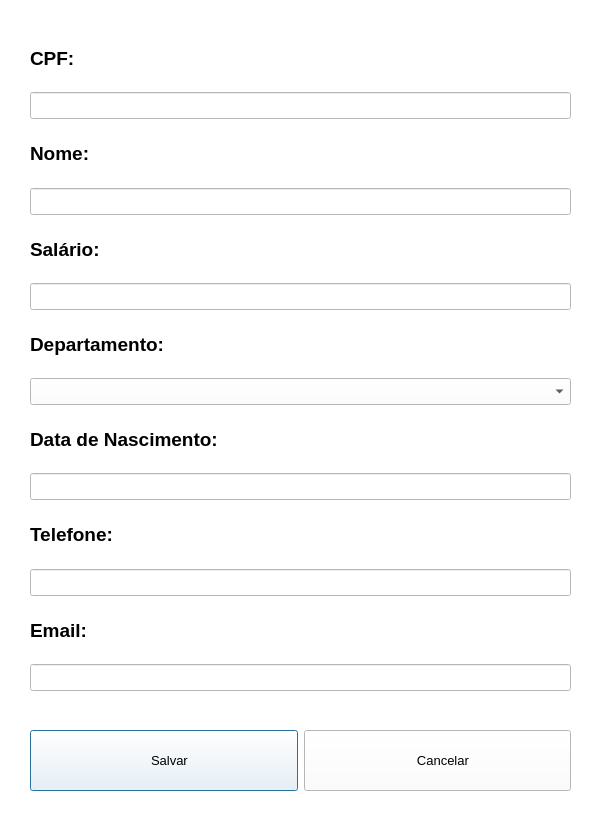
<?xml version="1.0" encoding="UTF-8"?>
<ui version="4.0">
 <class>CadastroFuncionario</class>
 <widget class="QDialog" name="CadastroFuncionario">
  <property name="geometry">
   <rect>
    <x>0</x>
    <y>0</y>
    <width>600</width>
    <height>813</height>
   </rect>
  </property>
  <property name="windowTitle">
   <string>Cadastrar Funcionário</string>
  </property>
  <property name="styleSheet">
   <string notr="true">background-color:rgb(255,255,255);</string>
  </property>
  <widget class="QWidget" name="">
   <property name="geometry">
    <rect>
     <x>30</x>
     <y>30</y>
     <width>541</width>
     <height>661</height>
    </rect>
   </property>
   <layout class="QVBoxLayout" name="verticalLayout">
    <item>
     <widget class="QLabel" name="label">
      <property name="font">
       <font>
        <pointsize>14</pointsize>
        <weight>75</weight>
        <bold>true</bold>
       </font>
      </property>
      <property name="text">
       <string>CPF:</string>
      </property>
     </widget>
    </item>
    <item>
     <widget class="QLineEdit" name="txtCadastroFuncionario_CPF">
      <property name="font">
       <font>
        <pointsize>12</pointsize>
       </font>
      </property>
     </widget>
    </item>
    <item>
     <widget class="QLabel" name="label_2">
      <property name="font">
       <font>
        <pointsize>14</pointsize>
        <weight>75</weight>
        <bold>true</bold>
       </font>
      </property>
      <property name="text">
       <string>Nome:</string>
      </property>
     </widget>
    </item>
    <item>
     <widget class="QLineEdit" name="txtCadastroFuncionario_Nome">
      <property name="font">
       <font>
        <pointsize>12</pointsize>
       </font>
      </property>
     </widget>
    </item>
    <item>
     <widget class="QLabel" name="label_3">
      <property name="font">
       <font>
        <pointsize>14</pointsize>
        <weight>75</weight>
        <bold>true</bold>
       </font>
      </property>
      <property name="text">
       <string>Salário:</string>
      </property>
     </widget>
    </item>
    <item>
     <widget class="QLineEdit" name="txtCadastroFuncionario_Salario">
      <property name="font">
       <font>
        <pointsize>12</pointsize>
       </font>
      </property>
     </widget>
    </item>
    <item>
     <widget class="QLabel" name="label_4">
      <property name="font">
       <font>
        <pointsize>14</pointsize>
        <weight>75</weight>
        <bold>true</bold>
       </font>
      </property>
      <property name="text">
       <string>Departamento:</string>
      </property>
     </widget>
    </item>
    <item>
     <widget class="QComboBox" name="cmbCadastroFuncionario_Departamento">
      <property name="font">
       <font>
        <pointsize>12</pointsize>
       </font>
      </property>
      <item>
       <property name="text">
        <string/>
       </property>
      </item>
      <item>
       <property name="text">
        <string>Administrativo</string>
       </property>
      </item>
      <item>
       <property name="text">
        <string>Comercial</string>
       </property>
      </item>
      <item>
       <property name="text">
        <string>Financeiro</string>
       </property>
      </item>
      <item>
       <property name="text">
        <string>Jurídico</string>
       </property>
      </item>
      <item>
       <property name="text">
        <string>Marketing</string>
       </property>
      </item>
      <item>
       <property name="text">
        <string>Operacional</string>
       </property>
      </item>
      <item>
       <property name="text">
        <string>Recursos Humanos</string>
       </property>
      </item>
     </widget>
    </item>
    <item>
     <widget class="QLabel" name="label_5">
      <property name="font">
       <font>
        <pointsize>14</pointsize>
        <weight>75</weight>
        <bold>true</bold>
       </font>
      </property>
      <property name="text">
       <string>Data de Nascimento:</string>
      </property>
     </widget>
    </item>
    <item>
     <widget class="QLineEdit" name="txtCadastroFuncionario_DataNascimento">
      <property name="font">
       <font>
        <pointsize>12</pointsize>
       </font>
      </property>
     </widget>
    </item>
    <item>
     <widget class="QLabel" name="label_6">
      <property name="font">
       <font>
        <pointsize>14</pointsize>
        <weight>75</weight>
        <bold>true</bold>
       </font>
      </property>
      <property name="text">
       <string>Telefone:</string>
      </property>
     </widget>
    </item>
    <item>
     <widget class="QLineEdit" name="txtCadastroFuncionario_Telefone">
      <property name="font">
       <font>
        <pointsize>12</pointsize>
       </font>
      </property>
     </widget>
    </item>
    <item>
     <widget class="QLabel" name="label_7">
      <property name="font">
       <font>
        <pointsize>14</pointsize>
        <weight>75</weight>
        <bold>true</bold>
       </font>
      </property>
      <property name="text">
       <string>Email:</string>
      </property>
     </widget>
    </item>
    <item>
     <widget class="QLineEdit" name="txtCadastroFuncionario_Email">
      <property name="font">
       <font>
        <pointsize>12</pointsize>
       </font>
      </property>
     </widget>
    </item>
   </layout>
  </widget>
  <widget class="QWidget" name="">
   <property name="geometry">
    <rect>
     <x>30</x>
     <y>730</y>
     <width>541</width>
     <height>61</height>
    </rect>
   </property>
   <layout class="QHBoxLayout" name="horizontalLayout">
    <item>
     <widget class="QPushButton" name="btnSalvarFuncionario">
      <property name="sizePolicy">
       <sizepolicy hsizetype="Expanding" vsizetype="Expanding">
        <horstretch>0</horstretch>
        <verstretch>0</verstretch>
       </sizepolicy>
      </property>
      <property name="font">
       <font>
        <pointsize>10</pointsize>
       </font>
      </property>
      <property name="text">
       <string>   Salvar</string>
      </property>
      <property name="icon">
       <iconset resource="imagens.qrc">
        <normaloff>:/Imagens/Imagens/salvar.png</normaloff>:/Imagens/Imagens/salvar.png</iconset>
      </property>
     </widget>
    </item>
    <item>
     <widget class="QPushButton" name="btnCancelarFuncionario">
      <property name="sizePolicy">
       <sizepolicy hsizetype="Expanding" vsizetype="Expanding">
        <horstretch>0</horstretch>
        <verstretch>0</verstretch>
       </sizepolicy>
      </property>
      <property name="font">
       <font>
        <pointsize>10</pointsize>
       </font>
      </property>
      <property name="text">
       <string>   Cancelar</string>
      </property>
      <property name="icon">
       <iconset resource="imagens.qrc">
        <normaloff>:/Imagens/Imagens/cancelar.png</normaloff>:/Imagens/Imagens/cancelar.png</iconset>
      </property>
     </widget>
    </item>
   </layout>
  </widget>
 </widget>
 <resources>
  <include location="imagens.qrc"/>
 </resources>
 <connections/>
</ui>
